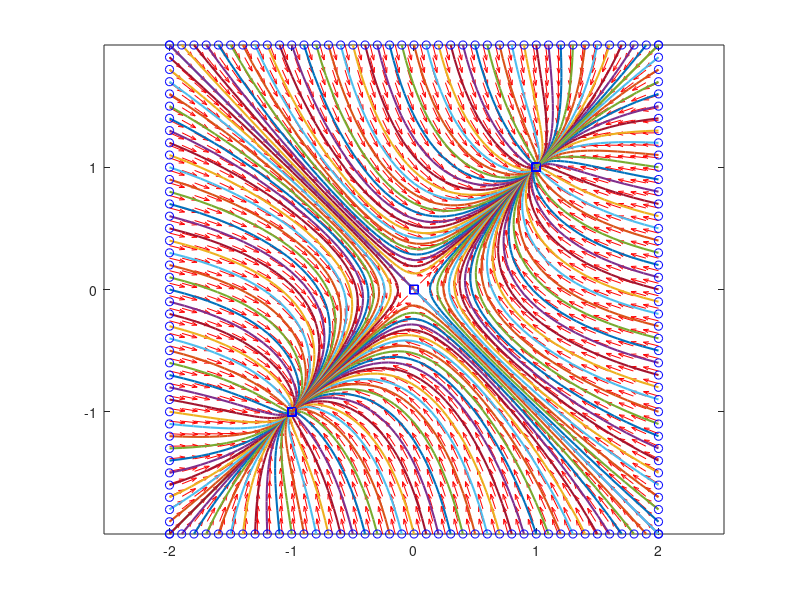

Source code (MATLAB):
clear
close all
clc

A = [0 1;1 0];

[e_vec, e_val] = eig(A)

A = [-3 1;1 -3];

[e_vec, e_val] = eig(A)

%% phase portraits
%Followed the example found in http://matlab.cheme.cmu.edu/2011/08/09/phase-portraits-of-a-system-of-odes/
func = @(t, X) [-X(1)^3+X(2); X(1) - X(2)^3];

x1 = linspace(-2, 2, 40);
x2 = linspace(-2, 2, 40);

[x,y] = meshgrid(x1, x2);
u = zeros(size(x));
v = zeros(size(x));

% compute x_d1 and x_d2
t = 0;
for iter = 1:numel(x)
    x_d_res = func(t, [x(iter),y(iter)]);
    u(iter) = x_d_res(1);
    v(iter) = x_d_res(2);
end

len = sqrt(u.^2+v.^2);
quiver(x,y,u./len,v./len,'r')
% figure(gcf)
axis tight equal;

hold on
for point_iter = -2:0.1:2
    [~, points] = ode45(func,[0,10],[2;point_iter]);
    plot(points(:,1), points(:,2),'LineWidth',1.5)
    plot(points(1,1), points(1,2),'bo')
    plot(points(end,1), points(end,2),'bs')
    
    [~, points] = ode45(func,[0,10],[-2;point_iter]);
    plot(points(:,1), points(:,2),'LineWidth',1.5)
    plot(points(1,1), points(1,2),'bo')
    plot(points(end,1), points(end,2),'bs')
    
    [~, points] = ode45(func,[0,10],[point_iter;2]);
    plot(points(:,1), points(:,2),'LineWidth',1.5)
    plot(points(1,1), points(1,2),'bo')
    plot(points(end,1), points(end,2),'bs')
    
    [~, points] = ode45(func,[0,10],[point_iter;-2]);
    plot(points(:,1), points(:,2),'LineWidth',1.5)
    plot(points(1,1), points(1,2),'bo')
    plot(points(end,1), points(end,2),'bs')
end


